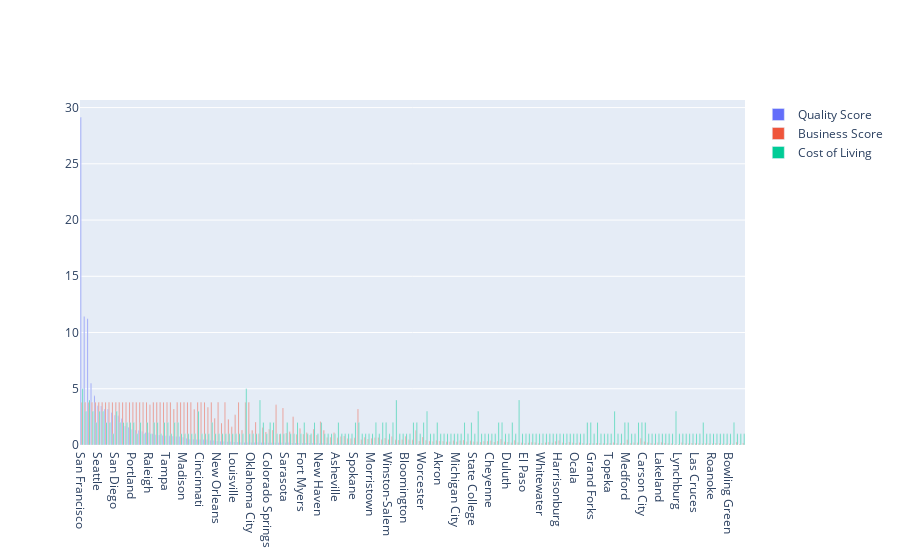

The notebook cell saved with this chart:
### Code cell
fig=go.Figure(data=[ 
    go.Bar(name='Quality Score',x=k_df2['City'],y=k_df2['quatity score']),
    go.Bar(name='Business Score',x=k_df2['City'],y=k_df2['business score']),
    go.Bar(name='Cost of Living',x=k_df2['City'],y=k_df2['Bucket'])

])
fig.update_layout(barmode='group')
fig.show()

### Figure 1 — Plotly figure (JSON) as saved in the notebook; plotly's stock layout.template omitted (floating-point values rounded to 4 significant figures; data arrays with more than 128 entries replaced by an {"elided": "..."} marker saying what was removed)
{"data": [{"name": "Quality Score", "type": "bar", "x": {"elided": "195 str values"}, "y": {"elided": "195 float values"}}, {"name": "Business Score", "type": "bar", "x": {"elided": "195 str values"}, "y": {"elided": "195 float values"}}, {"name": "Cost of Living", "type": "bar", "x": {"elided": "195 str values"}, "y": {"elided": "195 int values"}}], "layout": {"barmode": "group"}}
